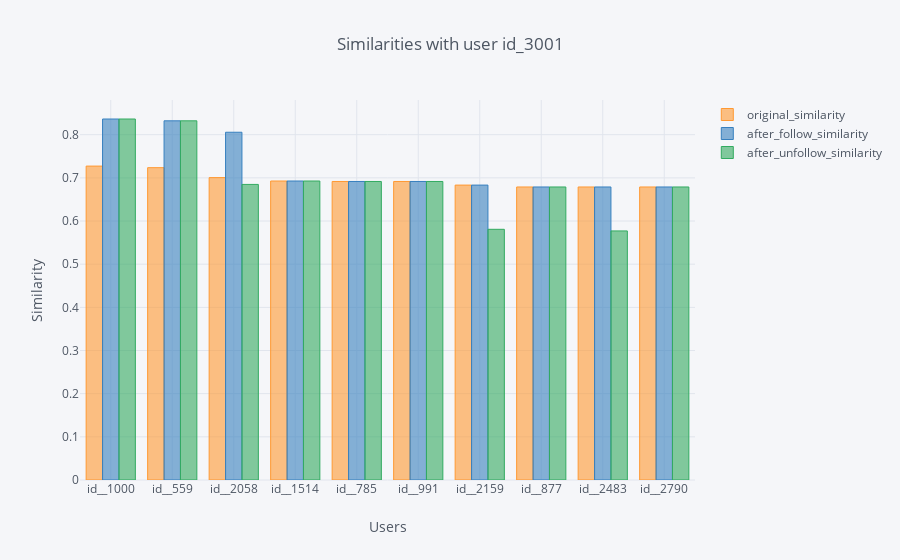

The code cell stored with this chart in its notebook:
### Code cell
final.iplot(kind='bar', x='plan_ori_id', title='Similarities with user id_3001', 
            yTitle='Similarity', xTitle='Users')

### Figure 1 — Plotly figure (JSON) as saved in the notebook; plotly's stock layout.template omitted (floating-point values rounded to 4 significant figures)
{"data": [{"marker": {"color": "rgba(255, 153, 51, 0.6)", "line": {"color": "rgba(255, 153, 51, 1.0)", "width": 1}}, "name": "original_similarity", "orientation": "v", "text": "", "type": "bar", "uid": "383dae23-4e1b-48e9-875c-d27353ef7d05", "x": ["id__1000", "id__559", "id__2058", "id__1514", "id__785", "id__991", "id__2159", "id__877", "id__2483", "id__2790"], "y": [0.7273, 0.7236, 0.7006, 0.6927, 0.6916, 0.6916, 0.6833, 0.6789, 0.6789, 0.6789]}, {"marker": {"color": "rgba(55, 128, 191, 0.6)", "line": {"color": "rgba(55, 128, 191, 1.0)", "width": 1}}, "name": "after_follow_similarity", "orientation": "v", "text": "", "type": "bar", "uid": "29edff1c-48ec-476a-b773-f48013d67307", "x": ["id__1000", "id__559", "id__2058", "id__1514", "id__785", "id__991", "id__2159", "id__877", "id__2483", "id__2790"], "y": [0.8364, 0.8321, 0.8057, 0.6927, 0.6916, 0.6916, 0.6833, 0.6789, 0.6789, 0.6789]}, {"marker": {"color": "rgba(50, 171, 96, 0.6)", "line": {"color": "rgba(50, 171, 96, 1.0)", "width": 1}}, "name": "after_unfollow_similarity", "orientation": "v", "text": "", "type": "bar", "uid": "efa507ee-adb8-4264-83b6-c8d2f0bb755c", "x": ["id__1000", "id__559", "id__2058", "id__1514", "id__785", "id__991", "id__2159", "id__877", "id__2483", "id__2790"], "y": [0.8364, 0.8321, 0.6848, 0.6927, 0.6916, 0.6916, 0.5808, 0.6789, 0.577, 0.6789]}], "layout": {"legend": {"bgcolor": "#F5F6F9", "font": {"color": "#4D5663"}}, "paper_bgcolor": "#F5F6F9", "plot_bgcolor": "#F5F6F9", "title": {"font": {"color": "#4D5663"}, "text": "Similarities with user id_3001"}, "xaxis": {"gridcolor": "#E1E5ED", "showgrid": true, "tickfont": {"color": "#4D5663"}, "title": {"font": {"color": "#4D5663"}, "text": "Users"}, "zerolinecolor": "#E1E5ED"}, "yaxis": {"gridcolor": "#E1E5ED", "showgrid": true, "tickfont": {"color": "#4D5663"}, "title": {"font": {"color": "#4D5663"}, "text": "Similarity"}, "zerolinecolor": "#E1E5ED"}}}
